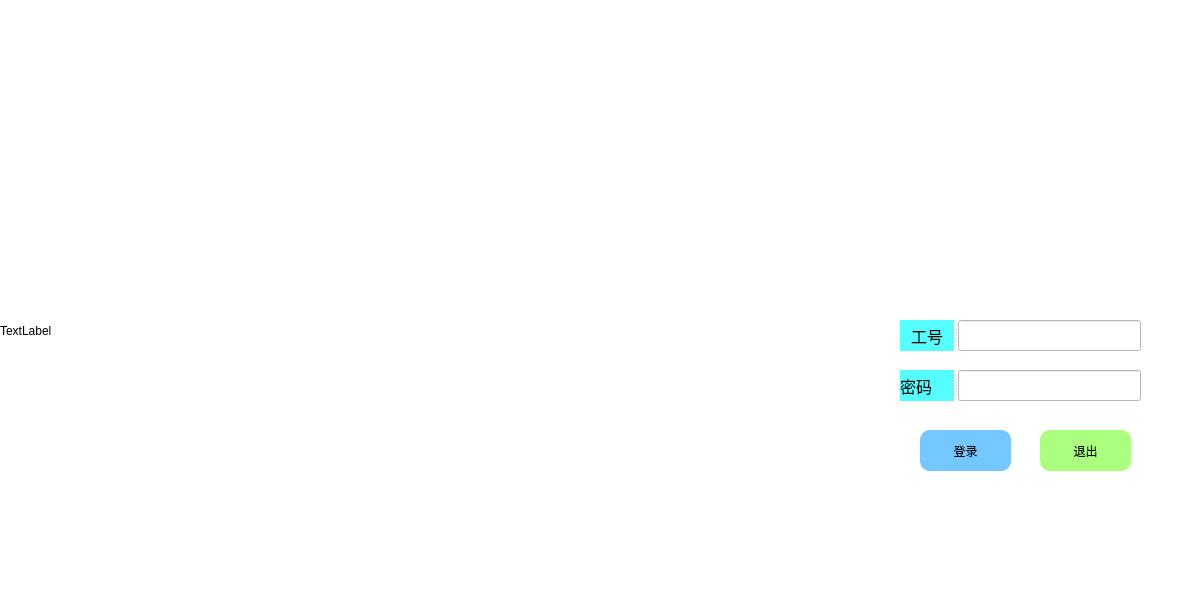
<?xml version="1.0" encoding="UTF-8"?>
<ui version="4.0">
 <class>login</class>
 <widget class="QWidget" name="login">
  <property name="geometry">
   <rect>
    <x>0</x>
    <y>0</y>
    <width>1200</width>
    <height>600</height>
   </rect>
  </property>
  <property name="minimumSize">
   <size>
    <width>0</width>
    <height>0</height>
   </size>
  </property>
  <property name="maximumSize">
   <size>
    <width>16777215</width>
    <height>16777215</height>
   </size>
  </property>
  <property name="windowTitle">
   <string>西南交大学生信息管理系统</string>
  </property>
  <property name="windowIcon">
   <iconset resource="mainwidget.qrc">
    <normaloff>:/images/icon.png</normaloff>:/images/icon.png</iconset>
  </property>
  <property name="styleSheet">
   <string notr="true">QWidget
{
background-color:rgb(255, 255, 255);
}</string>
  </property>
  <widget class="QPushButton" name="exit">
   <property name="geometry">
    <rect>
     <x>1040</x>
     <y>430</y>
     <width>91</width>
     <height>41</height>
    </rect>
   </property>
   <property name="styleSheet">
    <string notr="true">QPushButton
{
border-radius:10px;
background-color:rgb(170, 255, 127);
}

QPushButton:hover
{
    /*背景颜色*/  
    background-color:rgb(85, 255, 0);
}
/*按钮按下态*/
QPushButton:pressed
{
    /*背景颜色*/  
    background-color:rgb(14 , 135 , 228);
    /*左内边距为3像素，让按下时字向右移动3像素*/  
    padding-left:3px;
    /*上内边距为3像素，让按下时字向下移动3像素*/  
    padding-top:3px;
}
</string>
   </property>
   <property name="text">
    <string>退出</string>
   </property>
   <property name="iconSize">
    <size>
     <width>376</width>
     <height>25</height>
    </size>
   </property>
  </widget>
  <widget class="QPushButton" name="loginBtn">
   <property name="geometry">
    <rect>
     <x>920</x>
     <y>430</y>
     <width>91</width>
     <height>41</height>
    </rect>
   </property>
   <property name="styleSheet">
    <string notr="true">QPushButton
{
border-radius:10px;
background-color:rgb(116, 200, 255);
}

QPushButton:hover
{
    /*背景颜色*/  
    background-color:rgb(0, 170, 255);
}
/*按钮按下态*/
QPushButton:pressed
{
    /*背景颜色*/  
    background-color:rgb(14 , 135 , 228);
    /*左内边距为3像素，让按下时字向右移动3像素*/  
    padding-left:3px;
    /*上内边距为3像素，让按下时字向下移动3像素*/  
    padding-top:3px;
}

</string>
   </property>
   <property name="text">
    <string>登录</string>
   </property>
   <property name="iconSize">
    <size>
     <width>376</width>
     <height>50</height>
    </size>
   </property>
  </widget>
  <widget class="QLabel" name="label_4">
   <property name="geometry">
    <rect>
     <x>910</x>
     <y>90</y>
     <width>221</width>
     <height>201</height>
    </rect>
   </property>
   <property name="styleSheet">
    <string notr="true">QLabel
{
border-image:url(:/images/swjtu.jpg);
}</string>
   </property>
   <property name="text">
    <string/>
   </property>
  </widget>
  <widget class="QLabel" name="label_3">
   <property name="geometry">
    <rect>
     <x>0</x>
     <y>0</y>
     <width>891</width>
     <height>661</height>
    </rect>
   </property>
   <property name="styleSheet">
    <string notr="true">QLabel
{
border-image:url(:/images/loginbackground.png);
}</string>
   </property>
   <property name="text">
    <string>TextLabel</string>
   </property>
  </widget>
  <widget class="QSplitter" name="splitter">
   <property name="geometry">
    <rect>
     <x>900</x>
     <y>320</y>
     <width>241</width>
     <height>31</height>
    </rect>
   </property>
   <property name="orientation">
    <enum>Qt::Horizontal</enum>
   </property>
   <widget class="QLabel" name="label">
    <property name="font">
     <font>
      <family>黑体</family>
      <pointsize>12</pointsize>
     </font>
    </property>
    <property name="layoutDirection">
     <enum>Qt::LeftToRight</enum>
    </property>
    <property name="styleSheet">
     <string notr="true">QLabel
{
background-color:rgb(85, 255, 255);
}</string>
    </property>
    <property name="text">
     <string>工号</string>
    </property>
    <property name="alignment">
     <set>Qt::AlignCenter</set>
    </property>
   </widget>
   <widget class="QLineEdit" name="lineEdit_name">
    <property name="text">
     <string/>
    </property>
   </widget>
  </widget>
  <widget class="QSplitter" name="splitter_2">
   <property name="geometry">
    <rect>
     <x>900</x>
     <y>370</y>
     <width>241</width>
     <height>31</height>
    </rect>
   </property>
   <property name="orientation">
    <enum>Qt::Horizontal</enum>
   </property>
   <widget class="QLabel" name="label_2">
    <property name="font">
     <font>
      <family>黑体</family>
      <pointsize>12</pointsize>
     </font>
    </property>
    <property name="layoutDirection">
     <enum>Qt::RightToLeft</enum>
    </property>
    <property name="styleSheet">
     <string notr="true">QLabel
{
background-color:rgb(85, 255, 255);
}</string>
    </property>
    <property name="text">
     <string>密码</string>
    </property>
   </widget>
   <widget class="QLineEdit" name="lineEdit_password">
    <property name="echoMode">
     <enum>QLineEdit::Password</enum>
    </property>
   </widget>
  </widget>
 </widget>
 <layoutdefault spacing="6" margin="11"/>
 <resources>
  <include location="mainwidget.qrc"/>
 </resources>
 <connections/>
</ui>
